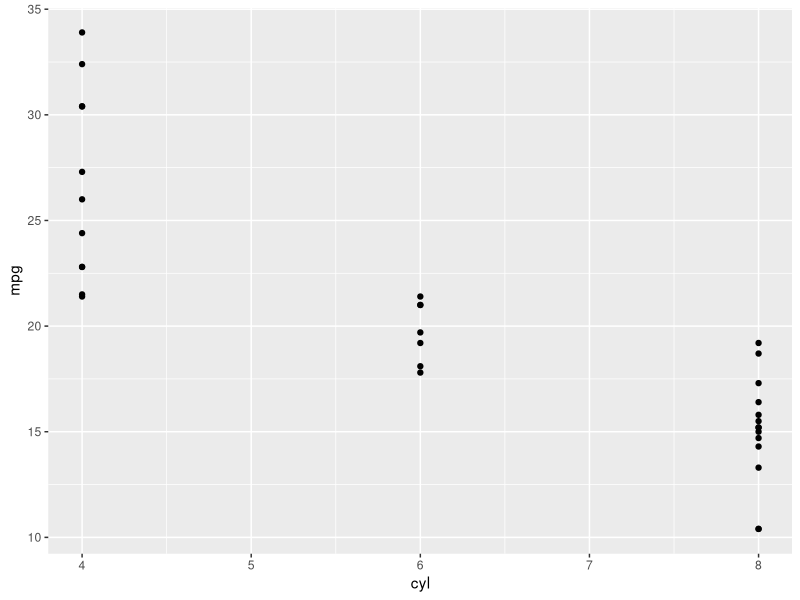
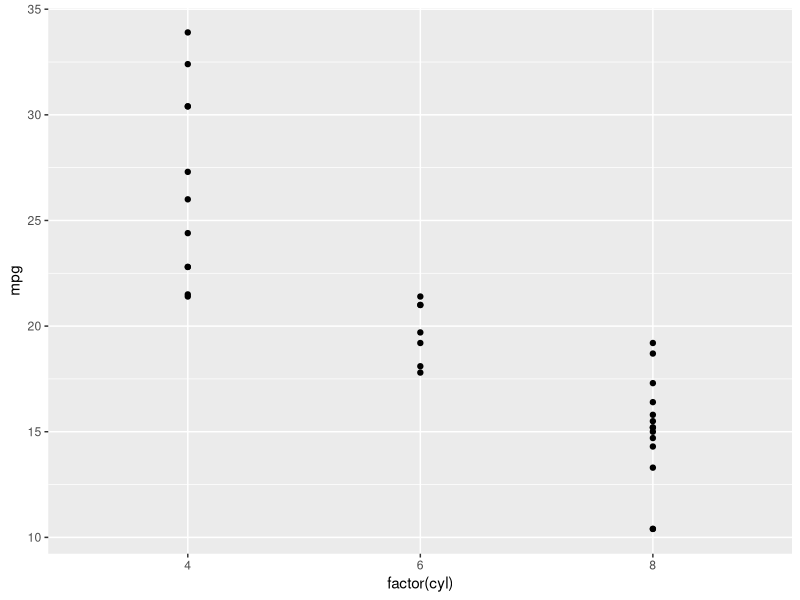
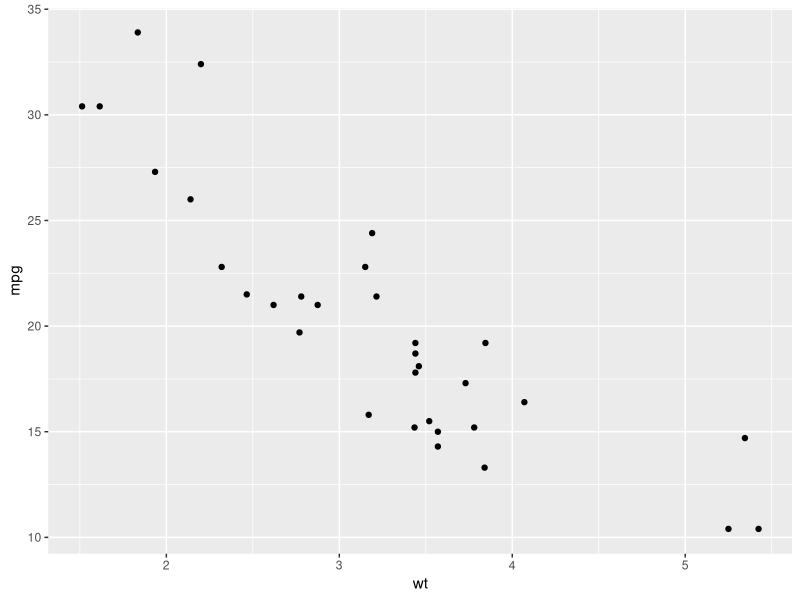
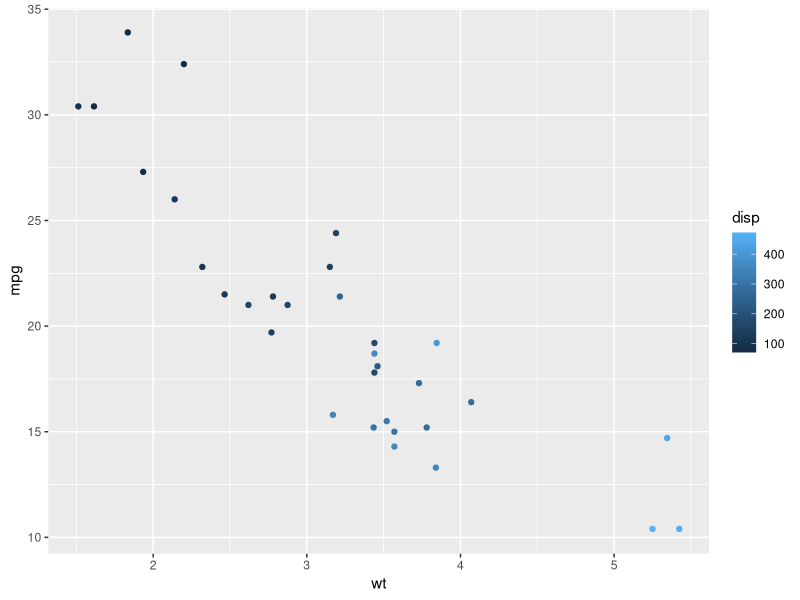
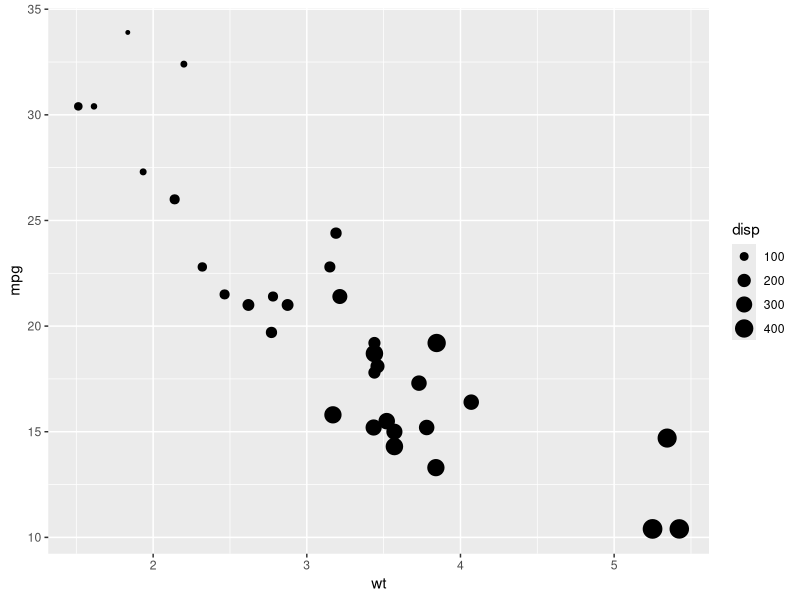
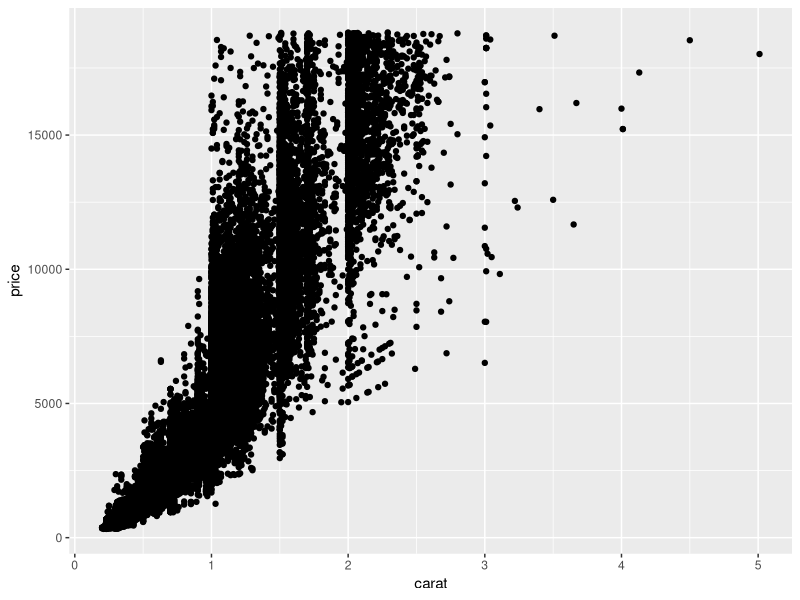
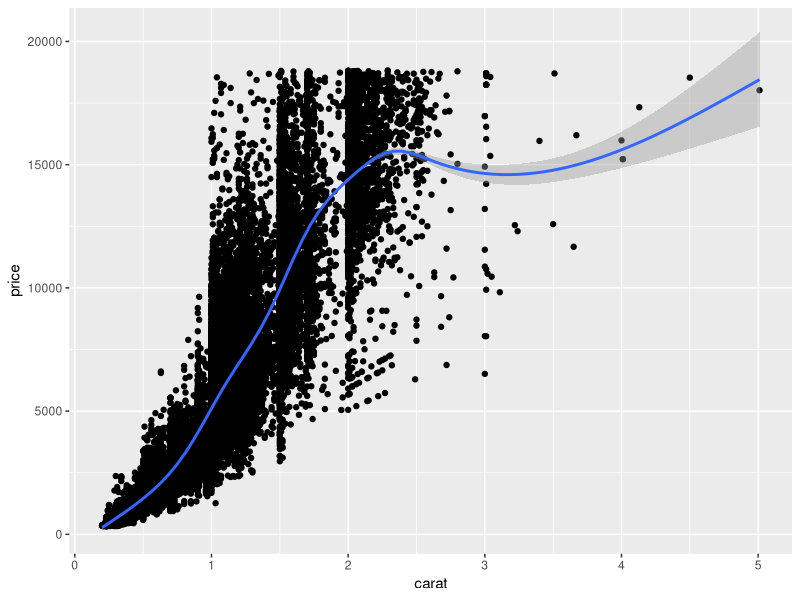
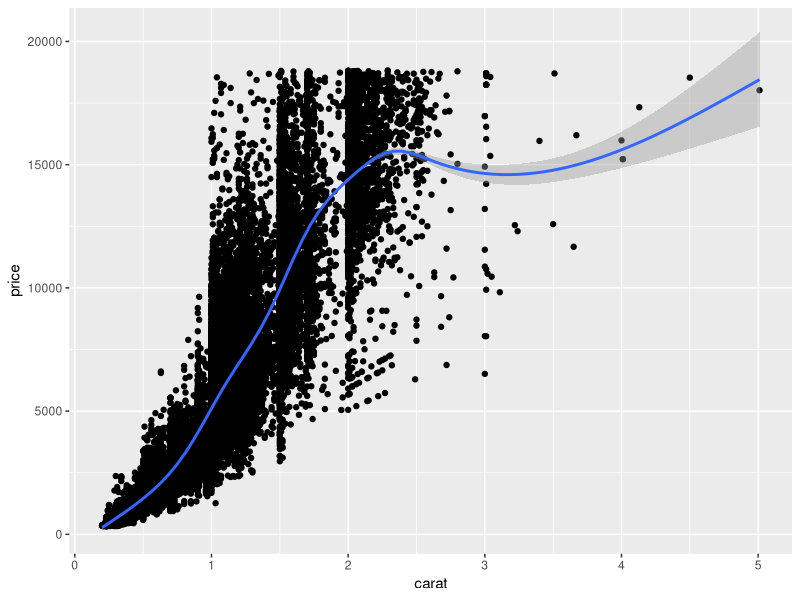

These charts were generated, in order, by the following R code:
## ---- chunk 1
knitr::opts_chunk$set(echo = TRUE, message = FALSE, warning = FALSE)
library(ggplot2)
library(RColorBrewer)
library(tidyverse)
## ---- chunk 2
###Chapter 1 Introduction

###Exploring ggplot2, Part 1
# Load the ggplot2 package
library(ggplot2)

# Explore the mtcars data frame with str()
str(mtcars)

# Execute the following command
ggplot(mtcars, aes(x = cyl, y = mpg)) +
  geom_point()

###Exploring ggplot2, Part 2
# Load the ggplot2 package
library(ggplot2)

# Change the command below so that cyl is treated as factor
ggplot(mtcars, aes(x = factor(cyl), y = mpg)) +
  geom_point()

###Exploring ggplot2, Part 3
# A scatter plot has been made for you
ggplot(mtcars, aes(x = wt, y = mpg)) +
  geom_point()

# Replace ___ with the correct vector
ggplot(mtcars, aes(x = wt, y = mpg, col = disp)) +
  geom_point()

# Replace ___ with the correct vector
ggplot(mtcars, aes(x = wt, y = mpg, size = disp)) +
  geom_point()

###Understanding Variables
#Expecting an error
#ggplot(mtcars, aes(x = wt, y = mpg, shape = disp)) + geom_point()

###Exploring ggplot2, Part 4
# Explore the diamonds data frame with str()
str(diamonds)

# Add geom_point() with +
ggplot(diamonds, aes(x = carat, y = price))  +
  geom_point()

# Add geom_point() and geom_smooth() with +
ggplot(diamonds, aes(x = carat, y = price)) +
  geom_point() +
  geom_smooth()

###Exploring ggplot2, Part 5
# The plot you created in the previous exercise
ggplot(diamonds, aes(x = carat, y = price)) +
  geom_point() +
  geom_smooth()

# Copy the above command but show only the smooth line
ggplot(diamonds, aes(x = carat, y = price)) +
  geom_smooth()

# Copy the above command and assign the correct value to col in aes()
ggplot(diamonds, aes(x = carat, y = price, col = clarity)) +
  geom_smooth()

# Keep the color settings from previous command. Plot only the points with argument alpha.
ggplot(diamonds, aes(x = carat, y = price, col = clarity)) +
  geom_point(alpha = 0.4)

###Understanding The Grammar, Part 1
# Create the object containing the data and aes layers: dia_plot
dia_plot <- ggplot(diamonds, aes(x = carat, y = price))

# Add a geom layer with + and geom_point()
dia_plot + geom_point()

# Add the same geom layer, but with aes() inside
dia_plot + geom_point(aes(col = clarity))

###Understanding The Grammar, Part 2
set.seed(1)

# The dia_plot object has been created for you
dia_plot <- ggplot(diamonds, aes(x = carat, y = price))

# Expand dia_plot by adding geom_point() with alpha set to 0.2
dia_plot <- dia_plot + 
  geom_point(alpha = 0.2)

# Plot dia_plot with additional geom_smooth() with se set to FALSE
dia_plot + geom_smooth(se = FALSE)

# Copy the command from above and add aes() with the correct mapping to geom_smooth()
dia_plot + geom_smooth(aes(col = clarity), se = FALSE)

## ---- chunk 3
###Chapter 2 Data

###base Package and ggplot2, Part 1 - Plot
# Plot the correct variables of mtcars
plot(mtcars$wt, mtcars$mpg, col = mtcars$cyl)

# Change cyl inside mtcars to a factor
mtcars$fcyl <- as.factor(mtcars$cyl)

# Make the same plot as in the first instruction
plot(mtcars$wt, mtcars$mpg, col = mtcars$fcyl)

###base Package And ggplot2, Part 2 - lm
# Basic plot
mtcars$cyl <- as.factor(mtcars$cyl)
plot(mtcars$wt, mtcars$mpg, col = mtcars$cyl)

# Use lm() to calculate a linear model and save it as carModel
carModel <- lm(mpg ~ wt, data = mtcars)

# Call abline() with carModel as first argument and lty as second
abline(carModel, lty = 2)

# Plot each subset efficiently with lapply
# You don't have to edit this code
lapply(mtcars$cyl, function(x) {
  abline(lm(mpg ~ wt, mtcars, subset = (cyl == x)), col = x)
})

# This code will draw the legend of the plot
# You don't have to edit this code
legend(x = 5, y = 33, legend = levels(mtcars$cyl), 
       col = 1:3, pch = 1, bty = "n")

###base Package And ggplot2, Part 3
# Convert cyl to factor
mtcars$cyl <- as.factor(mtcars$cyl)

# Example from base R
plot(mtcars$wt, mtcars$mpg, col = mtcars$cyl)
abline(lm(mpg ~ wt, data = mtcars), lty = 2)
lapply(mtcars$cyl, function(x) {
  abline(lm(mpg ~ wt, mtcars, subset = (cyl == x)), col = x)
})
legend(x = 5, y = 33, legend = levels(mtcars$cyl), 
       col = 1:3, pch = 1, bty = "n")

# Add geom_point() to this command to create a scatter plot
ggplot(mtcars, aes(x = wt, y = mpg, col = cyl)) +
  geom_point()

# Copy, paste and expand previous command to include the lines of the linear models, per cyl
ggplot(mtcars, aes(x = wt, y = mpg, col = cyl)) +
  geom_point() +
  geom_smooth(method = "lm", se = FALSE)

# Copy, paste and expand previous command to include a lm for the entire dataset in its whole
ggplot(mtcars, aes(x = wt, y = mpg, col = cyl)) +
  geom_point() +
  geom_smooth(method = "lm", se = FALSE) +
  geom_smooth(aes(group = 1), method = "lm", se = FALSE, linetype = 2)

###Plotting The ggplot2 Way
# Option 1
#ggplot(iris, aes(x = Sepal.Length, y = Sepal.Width)) +
 # geom_point() +
  #geom_point(aes(x = Petal.Length, y = Petal.Width), col = "red")

# Option 2
#ggplot(iris.wide, aes(x = Length, y = Width, col = Part)) +
 # geom_point()

###Variables To Visuals, Part 1
# Consider the structure of iris, iris.wide and iris.tidy (in that order)
iris.wide <- read.csv("iris.wide.csv")
iris.tidy <- read.csv("iris.tidy.csv")
str(iris)
str(iris.wide)
str(iris.tidy)

# Think about which dataset you would use to get the plot shown right
# Fill in the ___ to produce the plot given to the right
ggplot(iris.tidy, aes(x = Species, y = Value, col = Part)) +
  geom_jitter() +
  facet_grid(. ~ Measure)

###Variables To Visuals, Part 1b
# Load the tidyr package
library(tidyr)

# Fill in the ___ to produce to the correct iris.tidy dataset
iris.tidy <- iris %>%
  gather(key, Value, -Species) %>%
  separate(key, c("Part", "Measure"), "\\.")

###Variables To Visuals, Part 2
# Consider the head of iris, iris.wide and iris.tidy (in that order)
head(iris)
head(iris.wide)
head(iris.tidy)

# Think about which dataset you would use to get the plot shown right
# Fill in the ___ to produce the plot given to the right
ggplot(iris.wide, aes(x = Length, y = Width, col = Part)) +
  geom_jitter() +
  facet_grid(. ~ Species)

###Variables To Visuals, Part 2b
# Load the tidyr package
library(tidyr)

# Add a new column, Flower, to iris that contains unique ids
iris$Flower <- 1:nrow(iris)

# Fill in the ___ to produce to the correct iris.wide dataset
iris.wide <- iris %>%
  gather(key, value, -Species, -Flower) %>%
  separate(key, c("Part", "Measure"), "\\.") %>%
  spread(Measure, value)

## ---- chunk 4
###Chapter 3 Aesthetics

###All About Aesthetics, Part 1
# 1 - Map mpg to x and cyl to y
ggplot(mtcars, aes(x = mpg, y = cyl)) +
  geom_point()

# 2 - Reverse: Map cyl to x and mpg to y
ggplot(mtcars, aes(x = cyl, y = mpg)) +
  geom_point()

# 3 - Map wt to x, mpg to y and cyl to col
ggplot(mtcars, aes(x = wt, y = mpg, col = cyl)) +
  geom_point()

# Change shape and size of the points in the above plot
ggplot(mtcars, aes(x = wt, y = mpg, col = cyl)) +
  geom_point(shape = 1, size = 4)

###All About Aesthetics, Part 2
# am and cyl are factors, wt is numeric
class(mtcars$am)
class(mtcars$cyl)
class(mtcars$wt)

# Given from the previous exercise
ggplot(mtcars, aes(x = wt, y = mpg, col = cyl)) +
  geom_point(shape = 1, size = 4)

# 1 - Map cyl to fill
ggplot(mtcars, aes(x = wt, y = mpg, fill = cyl)) +
  geom_point(shape = 1, size = 4)

# 2 - Change shape and alpha of the points in the above plot
ggplot(mtcars, aes(x = wt, y = mpg, fill = cyl)) +
  geom_point(shape = 21, size = 4, alpha = 0.6)

# 3 - Map am to col in the above plot
ggplot(mtcars, aes(x = wt, y = mpg, fill = cyl, col = am)) +
  geom_point(shape = 21, size = 4, alpha = 0.6)

###All About Aesthetics, Part 3
# Map cyl to size
ggplot(mtcars, aes(x = wt, y = mpg, size = cyl)) +
  geom_point()

# Map cyl to alpha
ggplot(mtcars, aes(x = wt, y = mpg, alpha = cyl)) +
  geom_point()

# Map cyl to shape 
ggplot(mtcars, aes(x = wt, y = mpg, shape = cyl)) +
  geom_point()

# Map cyl to labels
ggplot(mtcars, aes(x = wt, y = mpg, label = cyl)) +
  geom_text()

###All About Attributes, Part 1
# Define a hexadecimal color
my_color <- "#4ABEFF"

# Set the color aesthetic 
ggplot(mtcars, aes(x = wt, y = mpg, color = cyl)) +
  geom_point()

# Set the color aesthetic and attribute 
ggplot(mtcars, aes(x = wt, y = mpg, color = cyl)) +
  geom_point(color = my_color)

# Set the fill aesthetic and color, size and shape attributes
ggplot(mtcars, aes(x = wt, y = mpg, fill = cyl)) +
  geom_point(size = 10, shape = 23, color = my_color)

###All About Attributes, Part 2
# Expand to draw points with alpha 0.5
ggplot(mtcars, aes(x = wt, y = mpg, fill = cyl)) +
  geom_point(alpha = 0.5)

# Expand to draw points with shape 24 and color yellow
ggplot(mtcars, aes(x = wt, y = mpg, fill = cyl)) +
  geom_point(shape = 24, color = 'yellow')

# Expand to draw text with label x, color red and size 10
ggplot(mtcars, aes(x = wt, y = mpg, fill = cyl)) +
  geom_text(label = "x", color = 'red', size = 10)

###Going All Out
# Map mpg onto x, qsec onto y and factor(cyl) onto col
ggplot(mtcars, aes(x = mpg, y = qsec, col = factor(cyl))) +
  geom_point()

# Add mapping: factor(am) onto shape
ggplot(mtcars, aes(x = mpg, y = qsec, col = factor(cyl), shape = factor(am))) +
  geom_point()

# Add mapping: (hp/wt) onto size
ggplot(mtcars, aes(x = mpg, y = qsec, col = factor(cyl), shape = factor(am), size = (hp/wt))) +
  geom_point()

###Position
# The base layer, cyl.am, is available for you
cyl.am <- ggplot(mtcars, aes(x = factor(cyl), fill = factor(am)))
# Add geom (position = "stack" by default)
cyl.am + 
  geom_bar()

# Fill - show proportion
cyl.am + 
  geom_bar(position = "fill")  

# Dodging - principles of similarity and proximity
cyl.am +
  geom_bar(position = "dodge") 

# Clean up the axes with scale_ functions
val = c("#E41A1C", "#377EB8")
lab = c("Manual", "Automatic")
cyl.am +
  geom_bar(position = "dodge") +
  scale_x_discrete("Cylinders") + 
  scale_y_continuous("Number") +
  scale_fill_manual("Transmission", 
                    values = val,
                    labels = lab) 

###Setting A Dummy Aesthetic
# 1 - Create jittered plot of mtcars, mpg onto x, 0 onto y
ggplot(mtcars, aes(x = mpg, y = 0)) +
  geom_jitter()

# 2 - Add function to change y axis limits
ggplot(mtcars, aes(x = mpg, y = 0)) +
  geom_jitter() +
  scale_y_continuous(limits = c(-2,2))

###Overplotting 1 - Point Shape And Transparency
# Basic scatter plot of wt on x-axis and mpg on y-axis; map cyl to col
ggplot(mtcars, aes(x = wt, y = mpg, color = cyl)) +
  geom_point(size = 4)

# Hollow circles - an improvement
ggplot(mtcars, aes(x = wt, y = mpg, color = cyl)) +
  geom_point(size = 4, shape = 1)

# Add transparency - very nice
ggplot(mtcars, aes(x = wt, y = mpg, color = cyl)) +
  geom_point(size = 4, alpha = 0.6)

###Overplotting 2 - Alpha With Large Datasets
# Scatter plot: carat (x), price (y), clarity (col)
ggplot(diamonds, aes(x = carat, y = price, col = clarity)) +
  geom_point()

# Adjust for overplotting
ggplot(diamonds, aes(x = carat, y = price, col = clarity)) +
  geom_point(alpha = 0.5)

# Scatter plot: clarity (x), carat (y), price (col)
ggplot(diamonds, aes(x = clarity, y = carat, col = price)) +
  geom_point(alpha = 0.5)

# Dot plot with jittering
ggplot(diamonds, aes(x = clarity, y = carat, col = price)) +
  geom_point(alpha = 0.5, position = "jitter")
## ---- chunk 5
###Chapter 4 Geometries

###Scatter Plots And Jittering (1)
# Plot the cyl on the x-axis and wt on the y-axis
ggplot(mtcars, aes(x = cyl, y = wt)) +
  geom_point()

# Try using geom_jitter instead of geom_point:
ggplot(mtcars, aes(x = cyl, y = wt)) +
  geom_jitter()

# Define the position object using position_jitter(): posn.j
posn.j <- position_jitter(0.1)

# Use posn.j in geom_point()
ggplot(mtcars, aes(x = cyl, y = wt)) +
  geom_point(position = posn.j)

###Scatter Plots And Jittering (2)
# Examine the structure of Vocab
# Vocab dataset is in Data Camp's workspace
# Dataset is from US General Social Surveys from 1972-2004
# Dataset contains data about years of education and integer score on Vocab test

Vocab <- read.csv("Vocab.csv")
str(Vocab)

# Basic scatter plot of vocabulary (y) against education (x). Use geom_point()
ggplot(Vocab, aes(x = education, y = vocabulary)) +
  geom_point()

# Use geom_jitter() instead of geom_point()
ggplot(Vocab, aes(x = education, y = vocabulary)) +
  geom_jitter()

# Using the above plotting command, set alpha to a very low 0.2
ggplot(Vocab, aes(x = education, y = vocabulary)) +
  geom_jitter(alpha = 0.2)

# Using the above plotting command, set the shape to 1
ggplot(Vocab, aes(x = education, y = vocabulary)) +
  geom_jitter(shape = 1)

###Histograms
# Make a univariate histogram
ggplot(mtcars, aes(mpg)) +
  geom_histogram()

# Change the bin width to 1
ggplot(mtcars, aes(mpg)) +
  geom_histogram(binwidth = 1)

# Change the y aesthetic to density
ggplot(mtcars, aes(mpg)) +
  geom_histogram(aes(y=..density..), binwidth = 1)

# Custom color code
myBlue <- "#377EB8"

# Change the fill color to myBlue
ggplot(mtcars, aes(mpg)) +
  geom_histogram(aes(y = ..density..),
                 binwidth = 1, fill = myBlue)

###Position
# Draw a bar plot of cyl, filled according to am
ggplot(mtcars, aes(x = cyl, fill = am)) +
  geom_bar()

# Change the position argument to "stack""
ggplot(mtcars, aes(x = cyl, fill = am)) +
  geom_bar(position = "stack")

# Change the position argument to "fill""
ggplot(mtcars, aes(x = cyl, fill = am)) +
  geom_bar(position = "fill") 

# Change the position argument to "dodge""
ggplot(mtcars, aes(x = cyl, fill = am)) +
  geom_bar(position = "dodge")

###Overlapping Bar Plots
# 1 - The last plot form the previous exercise
ggplot(mtcars, aes(x = cyl, fill = am)) + 
  geom_bar(position = "dodge")

# 2 - Define posn_d with position_dodge()
posn_d <- position_dodge(0.2)

# 3 - Change the position argument to posn_d
ggplot(mtcars, aes(x = cyl, fill = am)) + 
  geom_bar(position = posn_d)

# 4 - Use posn_d as position and adjust alpha to 0.6
ggplot(mtcars, aes(x = cyl, fill = am)) + 
  geom_bar(position = posn_d, alpha = 0.6)

###Overlapping Histograms
# A basic histogram, add coloring defined by cyl 
ggplot(mtcars, aes(mpg, fill = cyl)) +
  geom_histogram(binwidth = 1)

# Change position to identity 
ggplot(mtcars, aes(mpg, fill = cyl)) +
  geom_histogram(binwidth = 1, position = "identity")

# Change geom to freqpoly (position is identity by default) 
ggplot(mtcars, aes(mpg, col = cyl)) +
  geom_freqpoly(binwidth = 1)

###Bar Plots With Color Ramp, Part 1
# Example of how to use a brewed color palette
ggplot(mtcars, aes(x = cyl, fill = am)) +
  geom_bar() +
  scale_fill_brewer(palette = "Set1")

# Use str() on Vocab to check out the structure
Vocab <- read.csv("Vocab.csv")
str(Vocab)

# Plot education on x and vocabulary on fill
# Use the default brewed color palette
ggplot(Vocab, aes(x = education, fill = vocabulary)) +
  geom_bar(position = "fill") +
  scale_fill_brewer()

###Bar Plots With Color Ramp, Part 2
# Final plot of last exercise
ggplot(Vocab, aes(x = education, fill = vocabulary)) +
  geom_bar(position = "fill") +
  scale_fill_brewer()

# Definition of a set of blue colors
blues <- brewer.pal(9, "Blues")

# Make a color range using colorRampPalette() and the set of blues
blue_range <- colorRampPalette(blues)

# Use blue_range to adjust the color of the bars, use scale_fill_manual()
ggplot(Vocab, aes(x = education, fill = vocabulary)) +
  geom_bar(position = "fill") +
  scale_fill_manual(values = blue_range(11))

###Overlapping Histograms (2)
# Basic histogram plot command
ggplot(mtcars, aes(mpg)) + 
  geom_histogram(binwidth = 1)

# Expand the histogram to fill using am
ggplot(mtcars, aes(mpg, fill = am)) +
  geom_histogram(binwidth = 1)

# Change the position argument to "dodge"
ggplot(mtcars, aes(mpg, fill = am)) +
  geom_histogram(binwidth = 1, position = "dodge")

# Change the position argument to "fill"
ggplot(mtcars, aes(mpg, fill = am)) +
  geom_histogram(binwidth = 1, position = "fill")

# Change the position argument to "identity" and set alpha to 0.4
ggplot(mtcars, aes(mpg, fill = am)) +
  geom_histogram(binwidth = 1, position = "identity", alpha = 0.4)

# Change fill to cyl
ggplot(mtcars, aes(mpg, fill = cyl)) +
  geom_histogram(binwidth = 1, position = "identity", alpha = 0.4)

###Line Plots
# Print out head of economics
head(economics)

# Plot unemploy as a function of date using a line plot
ggplot(economics, aes(x = date, y = unemploy)) +
  geom_line()

# Adjust plot to represent the fraction of total population that is unemployed
ggplot(economics, aes(x = date, y = unemploy/pop)) +
  geom_line()

###Periods Of Recession

recess <- read.csv("recess.csv")
recess <- recess %>% select(2:3) %>% mutate(begin = as.Date(begin),end = as.Date(end))
# Expand the following command with geom_rect() to draw the recess periods
ggplot(economics, aes(x = date, y = unemploy/pop)) +
  geom_line() +
  geom_rect(data = recess, 
            aes(xmin = begin, xmax = end, ymin = -Inf, ymax = +Inf), 
            inherit.aes = FALSE, fill = "red", alpha = 0.2)

###Multiple Time Series, Part 1
fish.species <- read.csv("fish.species.csv")
# Check the structure as a starting point
str(fish.species)

# Use gather to go from fish.species to fish.tidy
fish.tidy <- gather(fish.species, Species, Capture, -Year)

###Multiple Time Series, Part 2
# Recreate the plot shown on the right
ggplot(fish.tidy, aes(x = Year, y = Capture, col = Species)) + 
  geom_line()
## ---- chunk 6
###Chapter 5 Qplot and Wrapup

###Using qplot
# The old way (shown)
plot(mpg ~ wt, data = mtcars)

# Using ggplot:
ggplot(mtcars, aes(x = wt, y = mpg)) +
  geom_point()

# Using qplot:
qplot(wt, mpg, data = mtcars)

###Using Aesthetics
# basic scatter plot:
qplot(wt, mpg, data = mtcars)

# Categorical:
# cyl
qplot(wt, mpg, data = mtcars, size = factor(cyl))

# gear
qplot(wt, mpg, data = mtcars, size = factor(gear))

# Continuous
# hp
qplot(wt, mpg, data = mtcars, col = hp)

# qsec
qplot(wt, mpg, data = mtcars, col = qsec)

###Choosing Geoms, Part 1
# qplot() with x only
qplot(factor(cyl), data = mtcars) 

# qplot() with x and y
qplot(factor(cyl), factor(vs), data = mtcars) 

# qplot() with geom set to jitter manually
qplot(factor(cyl), factor(vs), data = mtcars, geom = "jitter") 

###Choosing Geoms, Part 2 - Dotplot
# cyl and am are factors, wt is numeric
class(mtcars$cyl)
class(mtcars$am)
class(mtcars$wt)

# "Basic" dot plot, with geom_point():
ggplot(mtcars, aes(cyl, wt, col = am)) +
  geom_point(position = position_jitter(0.2, 0))

# 1 - "True" dot plot, with geom_dotplot():
ggplot(mtcars, aes(cyl, wt, fill = am)) +
  geom_dotplot(stackdir = "center", binaxis = "y")

# 2 - qplot with geom "dotplot", binaxis = "y" and stackdir = "center"
qplot(
  cyl, wt, 
  data = mtcars, 
  fill = am, 
  geom = "dotplot", 
  binaxis = "y", 
  stackdir = "center"
)

###Chicken Weight
# ChickWeight is available in your workspace

# Check out the head of ChickWeight
head(ChickWeight)

# Use ggplot() for the second instruction
ggplot(ChickWeight, aes(x = Time, y = weight)) + 
  geom_line(aes(group = Chick))

# Use ggplot() for the third instruction
ggplot(ChickWeight, aes(x = Time, y = weight, col = Diet)) + 
  geom_line(aes(group = Chick))

# Use ggplot() for the last instruction
ggplot(ChickWeight, aes(x = Time, y = weight, col = Diet)) + 
  geom_line(aes(group = Chick), alpha = 0.3) + 
  geom_smooth(lwd = 2, se = FALSE)

###Titanic
# titanic is avaliable in Data Camp's workspace
titanic <- read.csv("titanic.csv")
# 1 - Check the structure of titanic
str(titanic)

# 2 - Use ggplot() for the first instruction
ggplot(titanic, aes(x = Pclass, fill = Sex)) + 
  geom_bar(position = "dodge")

# 3 - Plot 2, add facet_grid() layer
ggplot(titanic, aes(x = Pclass, fill = Sex)) + 
  geom_bar(position = "dodge") + 
  facet_grid(. ~ Survived)

# 4 - Define an object for position jitterdodge, to use below
posn.jd <- position_jitterdodge(0.5, 0, 0.6)

# 5 - Plot 3, but use the position object from instruction 4
ggplot(titanic, aes(x = Pclass, y = Age, color = Sex)) + 
  geom_point(size = 3, alpha = 0.5, position = posn.jd) + 
  facet_grid(. ~ Survived)
